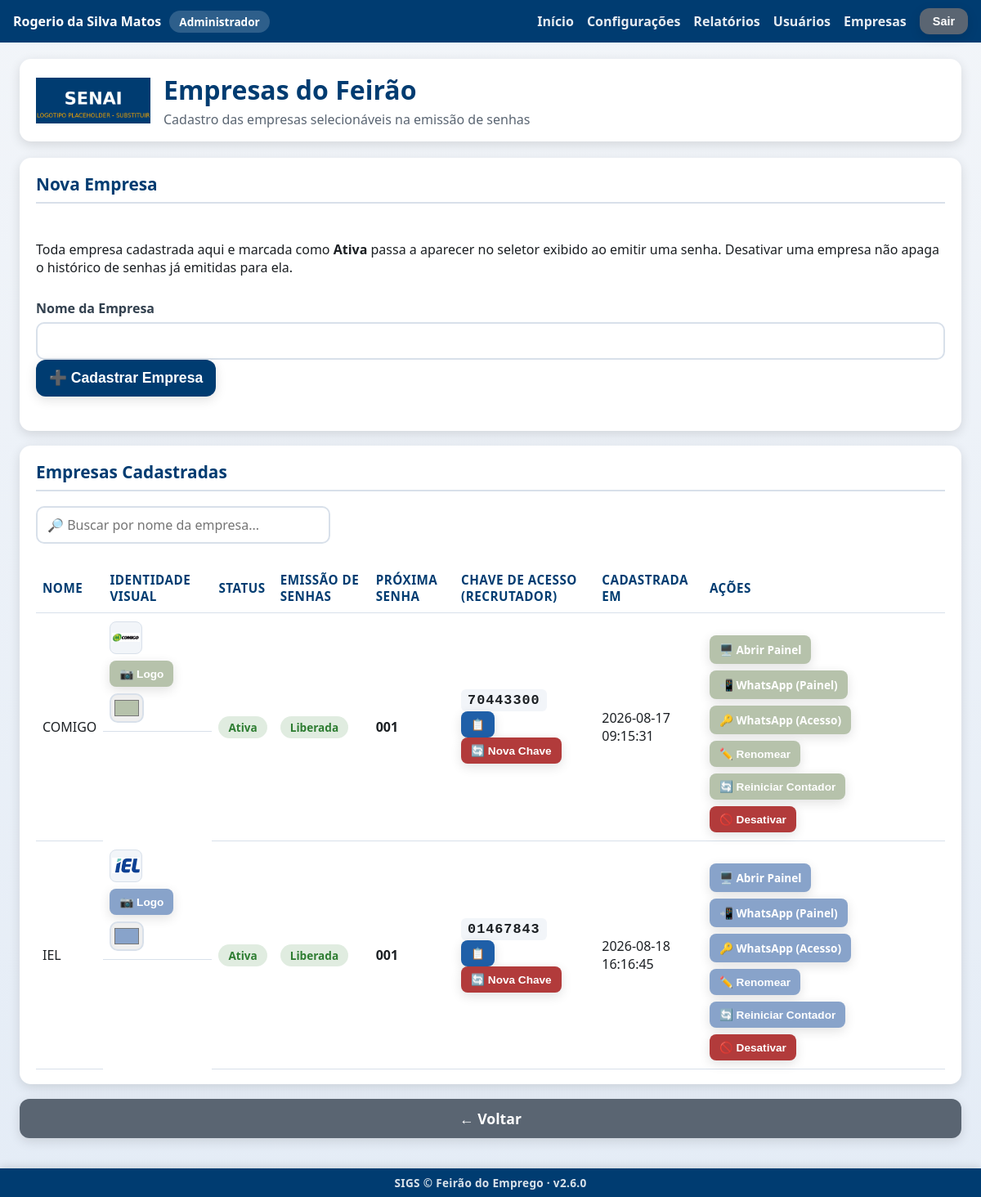
Page /admin/empresas (signed in) on the committed database.
### tables this page shows
CREATE TABLE usuarios (
            id INTEGER PRIMARY KEY AUTOINCREMENT,
            nome_completo TEXT NOT NULL,
            login TEXT NOT NULL UNIQUE,
            senha_hash TEXT NOT NULL,
            perfil TEXT NOT NULL DEFAULT 'atendente',
            ativo INTEGER NOT NULL DEFAULT 1,
            data_criacao TEXT NOT NULL,
            ultimo_login TEXT
        , empresa_id INTEGER REFERENCES empresas (id), provisionado_por_chave INTEGER NOT NULL DEFAULT 0);

CREATE TABLE empresas (
                id INTEGER PRIMARY KEY AUTOINCREMENT,
                nome TEXT NOT NULL UNIQUE,
                ativa INTEGER NOT NULL DEFAULT 1,
                data_criacao TEXT NOT NULL
            , logo_path TEXT, cor_principal TEXT, contador_atual INTEGER NOT NULL DEFAULT 0, emissao_bloqueada_em TEXT, chave_acesso TEXT);

CREATE TABLE configuracoes (
                    chave TEXT PRIMARY KEY,
                    valor TEXT NOT NULL
                );

### app.py (the view)
@app.route("/admin/empresas")
@auth.login_required
@auth.admin_required
def empresas_tela():
    empresas = database.listar_empresas()
    return render_template(
        "empresas.html",
        config=config_manager.obter_todas(),
        empresas=empresas,
    )

### app.py (called while the page is built)
@app.context_processor
def injetar_usuario_logado():
    usuario_sessao = auth.usuario_logado()
    identidade_empresa = None
    if usuario_sessao and usuario_sessao.get("perfil") == PerfilUsuario.RECRUTADOR:
        empresa_id = usuario_sessao.get("empresa_id")
        if empresa_id:
            empresa = database.obter_empresa_por_id(empresa_id)
            if empresa and (empresa.logo_path or empresa.cor_principal):
                identidade_empresa = {"logo_path": empresa.logo_path, "cor": empresa.cor_principal}
    return {
        "usuario_logado": usuario_sessao,
        "eh_admin": auth.eh_admin(),
        "sigs_versao": SIGS_VERSAO,
        "identidade_empresa": identidade_empresa,
    }

### auth.py (called while the page is built)
def usuario_logado() -> Optional[dict]:
    usuario_id = session.get(CHAVE_SESSAO_USUARIO_ID)
    if usuario_id is None:
        return None
    return {
        "id": usuario_id,
        "nome_completo": session.get(CHAVE_SESSAO_NOME),
        "login": session.get(CHAVE_SESSAO_LOGIN),
        "perfil": session.get(CHAVE_SESSAO_PERFIL),
        "guiche": session.get(CHAVE_SESSAO_GUICHE),
        "empresa_id": session.get(CHAVE_SESSAO_EMPRESA_ID),
        "empresa_nome": session.get(CHAVE_SESSAO_EMPRESA_NOME),
    }

def eh_admin() -> bool:
    return session.get(CHAVE_SESSAO_PERFIL) == PerfilUsuario.ADMIN

def admin_required(funcao_view):
    @wraps(funcao_view)
    def wrapper(*args, **kwargs):
        if not eh_admin():
            if _requisicao_eh_api():
                return jsonify({"sucesso": False, "erro": "Acesso restrito a administradores."}), 403
            flash("Esta área é restrita a administradores.", "erro")
            return redirect(url_for("index"))
        return funcao_view(*args, **kwargs)
    return wrapper

### config.py (called while the page is built)
    def _conectar(self) -> sqlite3.Connection:
        conexao = sqlite3.connect(str(DATABASE_PATH), timeout=10, check_same_thread=False)
        conexao.row_factory = sqlite3.Row
        return conexao

### database.py (called while the page is built)
@contextmanager
def get_connection() -> Generator[sqlite3.Connection, None, None]:
    conexao = sqlite3.connect(str(DATABASE_PATH), timeout=10, check_same_thread=False)
    conexao.row_factory = sqlite3.Row
    conexao.execute("PRAGMA journal_mode = WAL")
    conexao.execute("PRAGMA foreign_keys = ON")
    try:
        yield conexao
    finally:
        conexao.close()

### models.py (called while the page is built)
    def to_dict(self) -> dict:
        return asdict(self)

### templates/empresas.html (shortened to what this page needs)
{% extends "layout.html" %}
{% block conteudo %}
<div class="pagina pagina-empresas">
    <header class="cabecalho">
        <img class="logo" src="{{ url_for('static', filename='img/logo.png') }}" alt="Logo SENAI">
        <div class="titulo-evento">
            <h1>Empresas do Feirão</h1>
            <p>Cadastro das empresas selecionáveis na emissão de senhas</p>
        </div>
    </header>
    <main class="conteudo-principal">
        <section class="card card-formulario">
            <h2>Nova Empresa</h2>
            <p>
                Toda empresa cadastrada aqui e marcada como <strong>Ativa</strong>
                passa a aparecer no seletor exibido ao emitir uma senha.
                Desativar uma empresa não apaga o histórico de senhas já
                emitidas para ela.
            </p>
            <form id="form-nova-empresa">
                <div class="campos-identificacao">
                    <label>
                        Nome da Empresa
                        <input type="text" id="nova-empresa-nome" required>
                    </label>
                </div>
                <button type="submit" class="botao botao-primario">➕ Cadastrar Empresa</button>
                <div id="nova-empresa-mensagem" class="mensagem-status"></div>
            </form>
        </section>
        <section class="card">
            <h2>Empresas Cadastradas</h2>
            <input type="text" id="busca-empresas" class="campo-busca-tabela"
                   placeholder="🔎 Buscar por nome da empresa...">
            <table class="tabela-fila">
                <thead>
                    <tr>
                        <th>Nome</th>
                        <th>Identidade Visual</th>
                        <th>Status</th>
                        <th>Emissão de Senhas</th>
                        <th>Próxima Senha</th>
                        <th>Chave de Acesso (Recrutador)</th>
                        <th>Cadastrada em</th>
                        <th>Ações</th>
                    </tr>
                </thead>
                <tbody id="empresas-corpo">
                    {% for empresa in empresas %}
                    <tr data-empresa-id="{{ empresa.id }}" style="--cor-empresa: {{ empresa.cor_principal or 'var(--cor-principal-clara)' }};">
                        <td class="celula-nome-empresa">{{ empresa.nome }}</td>
                        <td class="identidade-visual-empresa">
                            <img class="logo-empresa-preview"
                                 id="logo-preview-{{ empresa.id }}"
                                 src="{% if empresa.logo_path %}{{ url_for('static', filename=empresa.logo_path) }}{% else %}{{ url_for('static', filename='img/logo.png') }}{% endif %}"
                                 alt="Logo {{ empresa.nome }}">
                            <button type="button" class="botao botao-secundario botao-acao-pequeno btn-upload-logo"
                                    data-target="logo-input-{{ empresa.id }}">
                                📷 Logo
                            </button>
                            <input type="color" class="input-cor-empresa" data-empresa-id="{{ empresa.id }}"
                                   value="{{ empresa.cor_principal or '#003C71' }}" title="Cor da empresa">
                        </td>
                        <td>
                            <span class="status-badge-{{ 'ativo' if empresa.ativa else 'inativo' }}">
                                {{ 'Ativa' if empresa.ativa else 'Inativa' }}
                            </span>
                        </td>
                        <td class="celula-atendimento-empresa" id="atendimento-empresa-{{ empresa.id }}">
                            {% if empresa.emissao_bloqueada_em %}
                            <span class="status-badge-inativo">🚫 Bloqueada ({{ empresa.emissao_bloqueada_em }})</span>
                            <button class="botao botao-primario botao-acao-pequeno btn-reativar-emissao-empresa"
                                    data-empresa-id="{{ empresa.id }}" data-empresa-nome="{{ empresa.nome }}">
                                🔓 Reativar
                            </button>
                            {% else %}
                            <span class="status-badge-ativo">Liberada</span>
                            {% endif %}
                        </td>
                        <td class="celula-proxima-senha" id="proxima-senha-{{ empresa.id }}">
                            {{ '%03d' | format(empresa.contador_atual + 1) }}
                        </td>
                        <td class="celula-chave-empresa">
                            <code id="chave-empresa-{{ empresa.id }}">{{ empresa.chave_acesso }}</code>
                            <button type="button" class="botao botao-secundario botao-acao-pequeno btn-copiar-chave-empresa"
                                    data-empresa-id="{{ empresa.id }}" title="Copiar chave">
                                📋
                            </button>
                            <button type="button" class="botao botao-alerta botao-acao-pequeno btn-regenerar-chave-empresa"
                                    data-empresa-id="{{ empresa.id }}" data-empresa-nome="{{ empresa.nome }}" title="Gerar uma nova chave (invalida a atual)">
                                🔄 Nova Chave
                            </button>
                        </td>
                        <td>{{ empresa.data_criacao }}</td>
                        <td class="acoes-usuario">
                            <a class="botao botao-secundario botao-acao-pequeno"
                               href="{{ url_for('painel_empresa', empresa_id=empresa.id) }}" target="_blank">
                                🖥️ Abrir Painel
                            </a>
                            <a class="botao botao-secundario botao-acao-pequeno"
                               href="https://wa.me/?text={{ ('Painel de Chamadas — ' + empresa.nome + ': ' + url_for('painel_empresa', empresa_id=empresa.id, _external=True)) | urlencode }}"
                               target="_blank" rel="noopener">
                                📲 WhatsApp (Painel)
                            </a>
                            <a class="botao botao-secundario botao-acao-pequeno"
                               href="https://wa.me/?text={{ ('Acesso ao sistema de senhas — ' + empresa.nome + ': entre em ' + url_for('empresa_login_tela', empresa_id=empresa.id, _external=True) + ' e use a chave ' + (empresa.chave_acesso or '')) | urlencode }}"
                               target="_blank" rel="noopener">
                                🔑 WhatsApp (Acesso)
                            </a>
                            <button class="botao botao-secundario botao-acao-pequeno btn-renomear-empresa" data-empresa-id="{{ empresa.id }}" data-empresa-nome="{{ empresa.nome }}">
                                ✏️ Renomear
                            </button>
                            <button class="botao botao-secundario botao-acao-pequeno btn-reiniciar-contador-empresa"
                                    data-empresa-id="{{ empresa.id }}" data-empresa-nome="{{ empresa.nome }}">
                                🔄 Reiniciar Contador
                            </button>
                            <button class="botao {{ 'botao-alerta' if empresa.ativa else 'botao-primario' }} botao-acao-pequeno btn-toggle-status-empresa"
                                    data-empresa-id="{{ empresa.id }}" data-ativa="{{ empresa.ativa | lower }}">
                                {{ '🚫 Desativar' if empresa.ativa else '✅ Ativar' }}
                            </button>
                        </td>
                    </tr>
                    {% else %}
                    <tr><td colspan="8">Nenhuma empresa cadastrada ainda.</td></tr>
                    {% endfor %}
                </tbody>
            </table>
        </section>
        <a href="{{ url_for('index') }}" class="botao botao-terciario">← Voltar</a>
    </main>
</div>
{% endblock %}

### templates/layout.html (shortened to what this page needs)
<!DOCTYPE html>
<html lang="pt-BR">
<head>
    <link rel="stylesheet" href="{{ url_for('static', filename='css/style.css') }}">
</head>
<body>
    {% if usuario_logado %}
    <div class="barra-usuario">
        <span class="barra-usuario-info">
            {{ usuario_logado.nome_completo }}
            <span class="barra-usuario-perfil">
                {% if eh_admin %}Administrador
                {% elif usuario_logado.perfil == 'emissor' %}Emissor de Senhas
                {% elif usuario_logado.perfil == 'recrutador' %}Recrutador{% if usuario_logado.empresa_nome %} — {{ usuario_logado.empresa_nome }}{% endif %}
                {% else %}Atendente
                {% endif %}
            </span>
        </span>
        <span class="barra-usuario-acoes">
            <a href="{{ url_for('index') }}">Início</a>
            {% if eh_admin %}
                <a href="{{ url_for('configuracoes_tela') }}">Configurações</a>
                <a href="{{ url_for('relatorios_tela') }}">Relatórios</a>
                <a href="{{ url_for('usuarios_tela') }}">Usuários</a>
                <a href="{{ url_for('empresas_tela') }}">Empresas</a>
            {% elif usuario_logado.perfil == 'recrutador' %}
                <!-- Recrutador também acessa Relatórios (somente da própria
                     empresa — ver auth.admin_ou_recrutador_required e
                     relatorios_tela em app.py), mas não os demais itens do
                     menu administrativo. -->
                <a href="{{ url_for('relatorios_tela') }}">Relatórios</a>
            {% endif %}
            <form method="POST" action="{{ url_for('logout_tela') }}" class="form-logout">
                <button type="submit" class="botao botao-terciario botao-sair">Sair</button>
            </form>
        </span>
    </div>
    {% endif %}
    {% block conteudo %}{% endblock %}
    {% if request.endpoint != 'painel' %}
    <footer class="rodape-sigs">
        SIGS &copy; {{ config.nome_evento if config else 'SENAI' }} &middot; v{{ sigs_versao }}
    </footer>
    {% endif %}
</body>
</html>

### rows in the picture
usuarios: nome_completo "Rogerio da Silva Matos"
empresas: nome "COMIGO", logo_path (picture), cor_principal "#b6c2ab", ativa "Ativa", empresa.contador_atual+1 "001", chave_acesso "70443300", data_criacao "2026-08-17 09:15:31", ativa "🚫 Desativar"
empresas: nome "IEL", logo_path (picture), cor_principal "#88a3ca", ativa "Ativa", empresa.contador_atual+1 "001", chave_acesso "01467843", data_criacao "2026-08-18 16:16:45", ativa "🚫 Desativar"
configuracoes: valor "Feirão do Emprego"

### other values in the picture
{{ sigs_versao }} "2.6.0"
